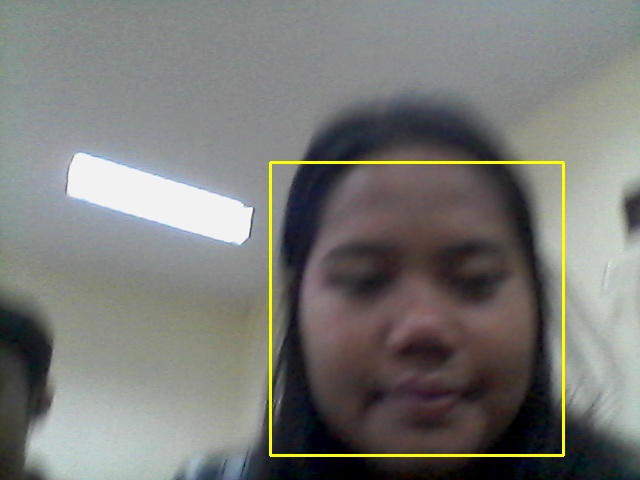
#> input picture datawajah/1220022_Agnes Cantik_SI1_11.jpg, 640 x 480 px; its folder holds only this picture in this run
$ python -i App.py   (imports and definitions only)
#> lines starting #> are read from the running program, lines starting #| are printed output that depends on the picture
import cv2, os, numpy as np
import tkinter as tk
from PIL import ImageTk, Image
from datetime import datetime

def selesai1():
    intructions.config(text="Rekam Data Telah Selesai!")
def selesai2():
    intructions.config(text="Training Wajah Telah Selesai!")
def selesai3():
    intructions.config(text="Absensi Telah Dilakukan")
# [34 lines left out: function rekamDataWajah, not called in this run]

def trainingWajah():
    wajahDir = 'datawajah'
    latihDir = 'latihwajah'

    def getImageLabel(path):
#> called with path = 'datawajah'
        imagePaths = [os.path.join(path, f) for f in os.listdir(path)]
        faceSamples = []
        faceIDs = []
        for imagePath in imagePaths:
            PILimg = Image.open(imagePath).convert('L')
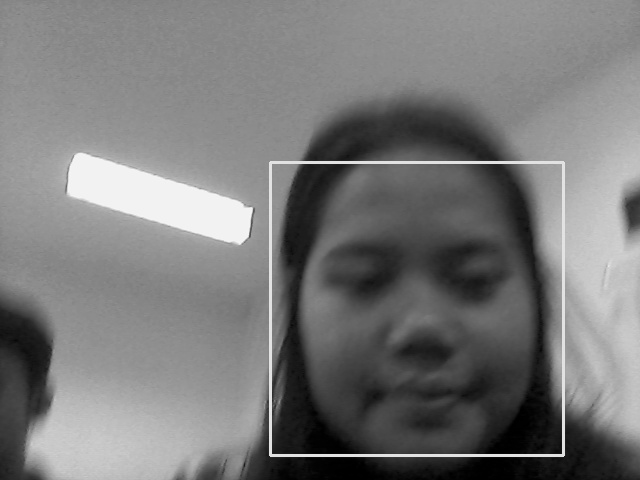
#> PILimg: PIL image 640x480 L; min 0, max 247, mean 121.1
            imgNum = np.array(PILimg, 'uint8')
            faceID = int(os.path.split(imagePath)[-1].split('_')[0])
            faces = faceDetector.detectMultiScale(imgNum)
#> faces = [[279, 169, 280, 280]]
            for (x, y, w, h) in faces:
                faceSamples.append(imgNum[y:y + h, x:x + w])
                faceIDs.append(faceID)
#> this loop made 1 pass
#> after the loop, faceIDs = [1220022]; faceSamples = 1 item
            return faceSamples, faceIDs

    faceRecognizer = cv2.face.LBPHFaceRecognizer_create()
    faceDetector = cv2.CascadeClassifier('haarcascade_frontalface_default.xml')
    faces, IDs = getImageLabel(wajahDir)
#> faces = 1 item; IDs = [1220022]
    faceRecognizer.train(faces, np.array(IDs))
    # simpan
    faceRecognizer.write(latihDir + '/training.xml')
    selesai2()

# [62 lines left out: functions markAttendance, absensiWajah, not called in this run]

# GUI
# [1 line not run here, left out]
# mengatur canvas (window tkinter)
# [1 line that did not run here, left out]
# [2 lines not run here, left out]
# judul
# [1 line that did not run here, left out]
# [1 line not run here, left out]
#credit
# [1 line that did not run here, left out]
# [1 line not run here, left out]
# for entry data nama
# [1 line that did not run here, left out]
# [1 line not run here, left out]
# [1 line that did not run here, left out]
# [1 line not run here, left out]
# for entry data nim
# [1 line that did not run here, left out]
# [1 line not run here, left out]
# [1 line that did not run here, left out]
# [1 line not run here, left out]
# for entry data kelas
# [1 line that did not run here, left out]
# [1 line not run here, left out]
# [1 line that did not run here, left out]
# [3 lines not run here, left out]

# tombol untuk rekam data wajah
# [1 line that did not run here, left out]
# [1 line not run here, left out]
Rekam_text = tk.StringVar()
# [1 line that did not run here, left out]
# [2 lines not run here, left out]

# tombol untuk training wajah
Rekam_text1 = tk.StringVar()
# [1 line that did not run here, left out]
# [2 lines not run here, left out]

# tombol absensi dengan wajah
Rekam_text2 = tk.StringVar()
# [1 line that did not run here, left out]
# [4 lines not run here, left out]

#> (the run stopped early here; a loop or call above may not have finished)

$ run again, on datawajah/1220022_Agnes Cantik_SI1_20.jpg
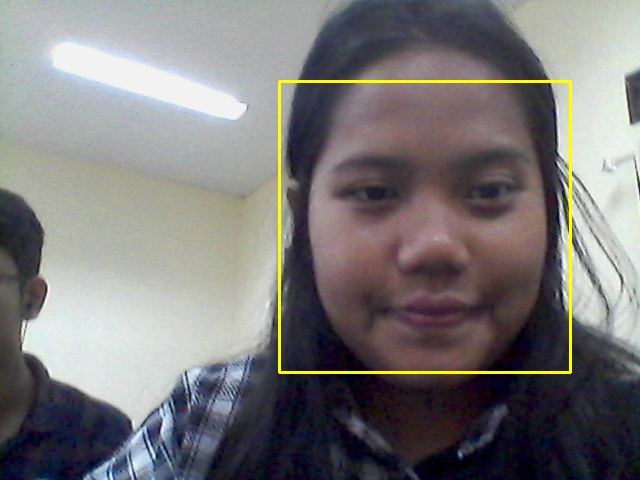
#> input picture datawajah/1220022_Agnes Cantik_SI1_20.jpg, 640 x 480 px
#> in getImageLabel, `PILimg = Image.open(imagePath).convert('L')`:
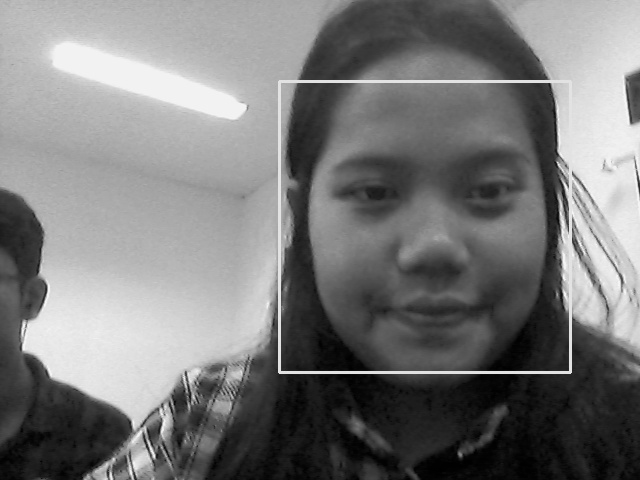
#> PILimg: PIL image 640x480 L; min 0, max 250, mean 121
#> in getImageLabel, `faces = faceDetector.detectMultiScale(imgNum)`: faces = [[284, 81, 294, 294]]
#> the loop in getImageLabel, `for (x, y, w, h) in faces:` made 1 pass
#> after the loop in getImageLabel, `for (x, y, w, h) in faces:`: faceIDs = [1220022]; faceSamples = 1 item
#> in trainingWajah, `faces, IDs = getImageLabel(wajahDir)`: IDs = [1220022]

$ run again, on datawajah/1220022_Agnes Cantik_SI1_26.jpg
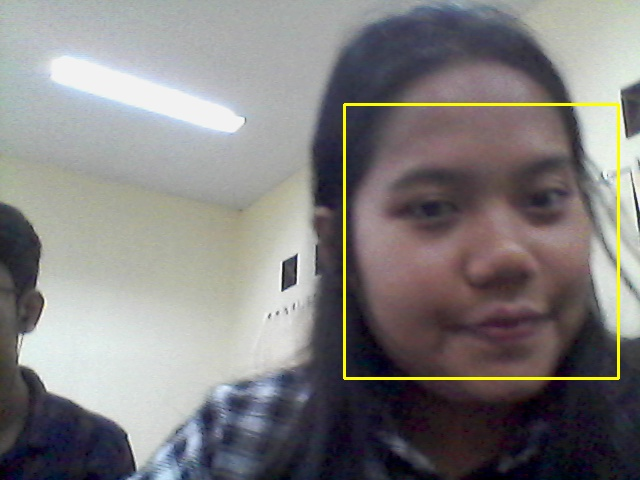
#> input picture datawajah/1220022_Agnes Cantik_SI1_26.jpg, 640 x 480 px
#> in getImageLabel, `PILimg = Image.open(imagePath).convert('L')`:
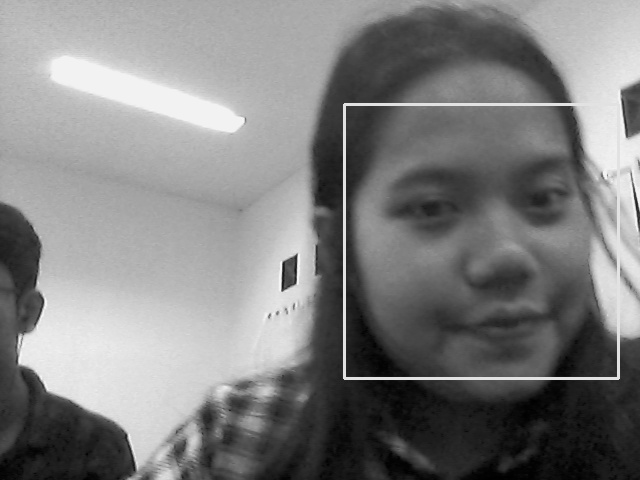
#> PILimg: PIL image 640x480 L; min 0, max 250, mean 127.3
#> in getImageLabel, `faces = faceDetector.detectMultiScale(imgNum)`: faces = [[341, 96, 285, 285]]
#> the loop in getImageLabel, `for (x, y, w, h) in faces:` made 1 pass
#> after the loop in getImageLabel, `for (x, y, w, h) in faces:`: faceIDs = [1220022]; faceSamples = 1 item
#> in trainingWajah, `faces, IDs = getImageLabel(wajahDir)`: IDs = [1220022]

$ run again, on datawajah/1220022_Agnes Cantik_SI1_13.jpg
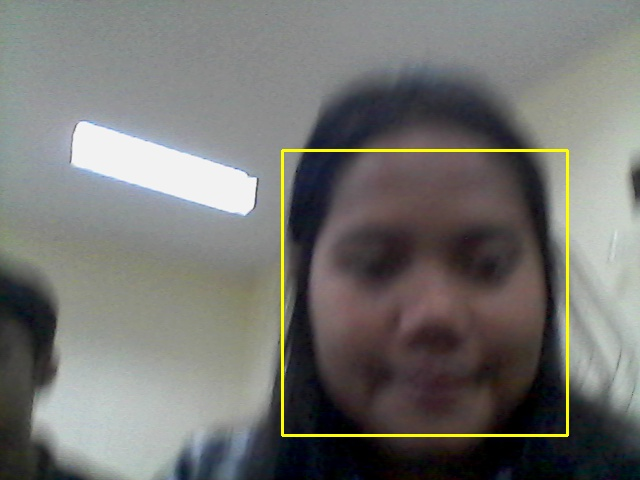
#> input picture datawajah/1220022_Agnes Cantik_SI1_13.jpg, 640 x 480 px
#> in getImageLabel, `PILimg = Image.open(imagePath).convert('L')`:
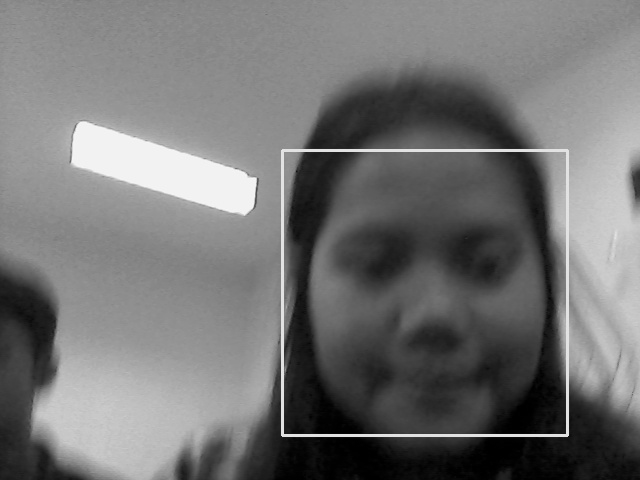
#> PILimg: PIL image 640x480 L; min 0, max 248, mean 115.4
#> in getImageLabel, `faces = faceDetector.detectMultiScale(imgNum)`: faces = [[286, 150, 284, 284]]
#> the loop in getImageLabel, `for (x, y, w, h) in faces:` made 1 pass
#> after the loop in getImageLabel, `for (x, y, w, h) in faces:`: faceIDs = [1220022]; faceSamples = 1 item
#> in trainingWajah, `faces, IDs = getImageLabel(wajahDir)`: IDs = [1220022]
